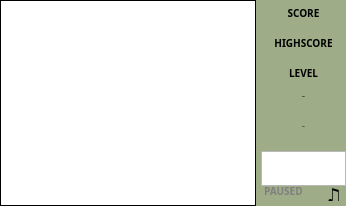
       <widget class="QGroupBox" name="group_box_display">
        <property name="sizePolicy">
         <sizepolicy hsizetype="MinimumExpanding" vsizetype="MinimumExpanding">
          <horstretch>0</horstretch>
          <verstretch>0</verstretch>
         </sizepolicy>
        </property>
        <property name="minimumSize">
         <size>
          <width>206</width>
          <height>206</height>
         </size>
        </property>
        <property name="maximumSize">
         <size>
          <width>720</width>
          <height>1440</height>
         </size>
        </property>
        <property name="sizeIncrement">
         <size>
          <width>1</width>
          <height>2</height>
         </size>
        </property>
        <property name="baseSize">
         <size>
          <width>206</width>
          <height>206</height>
         </size>
        </property>
        <property name="styleSheet">
         <string notr="true">QGroupBox{
  border: none;
  background-color: rgba(158, 172, 136, 1);
}</string>
        </property>
        <property name="title">
         <string/>
        </property>
        <layout class="QHBoxLayout" name="horizontalLayout">
         <property name="spacing">
          <number>5</number>
         </property>
         <property name="leftMargin">
          <number>0</number>
         </property>
         <property name="topMargin">
          <number>0</number>
         </property>
         <property name="rightMargin">
          <number>0</number>
         </property>
         <property name="bottomMargin">
          <number>0</number>
         </property>
         <item>
          <widget class="QGroupBox" name="gf_view">
           <property name="sizePolicy">
            <sizepolicy hsizetype="MinimumExpanding" vsizetype="MinimumExpanding">
             <horstretch>0</horstretch>
             <verstretch>0</verstretch>
            </sizepolicy>
           </property>
           <property name="minimumSize">
            <size>
             <width>100</width>
             <height>200</height>
            </size>
           </property>
           <property name="maximumSize">
            <size>
             <width>720</width>
             <height>1440</height>
            </size>
           </property>
           <property name="baseSize">
            <size>
             <width>100</width>
             <height>200</height>
            </size>
           </property>
           <property name="title">
            <string/>
           </property>
           <layout class="QHBoxLayout" name="horizontalLayout_2">
            <property name="spacing">
             <number>0</number>
            </property>
            <property name="leftMargin">
             <number>0</number>
            </property>
            <property name="topMargin">
             <number>0</number>
            </property>
            <property name="rightMargin">
             <number>0</number>
            </property>
            <property name="bottomMargin">
             <number>0</number>
            </property>
            <item>
             <widget class="s21::ResizedView" name="graphics_view">
              <property name="sizePolicy">
               <sizepolicy hsizetype="MinimumExpanding" vsizetype="MinimumExpanding">
                <horstretch>0</horstretch>
                <verstretch>0</verstretch>
               </sizepolicy>
              </property>
              <property name="minimumSize">
               <size>
                <width>100</width>
                <height>200</height>
               </size>
              </property>
              <property name="maximumSize">
               <size>
                <width>720</width>
                <height>1440</height>
               </size>
              </property>
              <property name="sizeIncrement">
               <size>
                <width>1</width>
                <height>2</height>
               </size>
              </property>
              <property name="baseSize">
               <size>
                <width>100</width>
                <height>200</height>
               </size>
              </property>
              <property name="focusPolicy">
               <enum>Qt::NoFocus</enum>
              </property>
              <property name="styleSheet">
               <string notr="true">/*
ResizedView{
    background:none;
    background-color: rgba(158, 172, 136, 1);
    border-style: box;
    border: 10px solid red;
}
*/</string>
              </property>
              <property name="frameShape">
               <enum>QFrame::Box</enum>
              </property>
              <property name="frameShadow">
               <enum>QFrame::Plain</enum>
              </property>
              <property name="verticalScrollBarPolicy">
               <enum>Qt::ScrollBarAlwaysOff</enum>
              </property>
              <property name="horizontalScrollBarPolicy">
               <enum>Qt::ScrollBarAlwaysOff</enum>
              </property>
              <property name="renderHints">
               <set>QPainter::TextAntialiasing</set>
              </property>
              <property name="resizeAnchor">
               <enum>QGraphicsView::AnchorViewCenter</enum>
              </property>
             </widget>
            </item>
           </layout>
          </widget>
         </item>
         <item>
          <widget class="QGroupBox" name="group_box_side_info">
           <property name="sizePolicy">
            <sizepolicy hsizetype="Fixed" vsizetype="Fixed">
             <horstretch>0</horstretch>
             <verstretch>0</verstretch>
            </sizepolicy>
           </property>
           <property name="minimumSize">
            <size>
             <width>85</width>
             <height>200</height>
            </size>
           </property>
           <property name="maximumSize">
            <size>
             <width>85</width>
             <height>200</height>
            </size>
           </property>
           <property name="baseSize">
            <size>
             <width>85</width>
             <height>200</height>
            </size>
           </property>
           <property name="styleSheet">
            <string notr="true">QGroupBox#info_group{
  border: none;
  background-color: rgba(158, 172, 136, 1);
}</string>
           </property>
           <property name="title">
            <string/>
           </property>
           <layout class="QVBoxLayout" name="verticalLayout_4">
            <property name="leftMargin">
             <number>0</number>
            </property>
            <property name="topMargin">
             <number>3</number>
            </property>
            <property name="rightMargin">
             <number>0</number>
            </property>
            <property name="bottomMargin">
             <number>3</number>
            </property>
            <item>
             <widget class="QLabel" name="score_label">
              <property name="sizePolicy">
               <sizepolicy hsizetype="Fixed" vsizetype="Fixed">
                <horstretch>0</horstretch>
                <verstretch>0</verstretch>
               </sizepolicy>
              </property>
              <property name="minimumSize">
               <size>
                <width>85</width>
                <height>35</height>
               </size>
              </property>
              <property name="maximumSize">
               <size>
                <width>85</width>
                <height>35</height>
               </size>
              </property>
              <property name="baseSize">
               <size>
                <width>85</width>
                <height>35</height>
               </size>
              </property>
              <property name="font">
               <font>
                <family>LAB Grotesk</family>
                <pointsize>-1</pointsize>
                <bold>true</bold>
               </font>
              </property>
              <property name="styleSheet">
               <string notr="true">QLabel#score_label{
  background:none;
  color: rgb(0, 0, 0);
  font-size: 10px;
}</string>
              </property>
              <property name="text">
               <string>SCORE</string>
              </property>
              <property name="alignment">
               <set>Qt::AlignHCenter|Qt::AlignTop</set>
              </property>
              <property name="margin">
               <number>5</number>
              </property>
             </widget>
            </item>
            <item>
             <widget class="QLabel" name="highscore_label">
              <property name="sizePolicy">
               <sizepolicy hsizetype="Fixed" vsizetype="Fixed">
                <horstretch>0</horstretch>
                <verstretch>0</verstretch>
               </sizepolicy>
              </property>
              <property name="minimumSize">
               <size>
                <width>85</width>
                <height>35</height>
               </size>
              </property>
              <property name="maximumSize">
               <size>
                <width>85</width>
                <height>35</height>
               </size>
              </property>
              <property name="baseSize">
               <size>
                <width>85</width>
                <height>35</height>
               </size>
              </property>
              <property name="font">
               <font>
                <family>LAB Grotesk</family>
                <pointsize>-1</pointsize>
                <bold>true</bold>
               </font>
              </property>
              <property name="styleSheet">
               <string notr="true">QLabel#highscore_label{
  background:none;
  color: rgb(0, 0, 0);
  font-size: 10px;
}</string>
              </property>
              <property name="text">
               <string>HIGHSCORE</string>
              </property>
              <property name="alignment">
               <set>Qt::AlignHCenter|Qt::AlignTop</set>
              </property>
              <property name="margin">
               <number>5</number>
              </property>
             </widget>
            </item>
            <item>
             <widget class="QLabel" name="level_label">
              <property name="sizePolicy">
               <sizepolicy hsizetype="Fixed" vsizetype="Fixed">
                <horstretch>0</horstretch>
                <verstretch>0</verstretch>
               </sizepolicy>
              </property>
              <property name="minimumSize">
               <size>
                <width>85</width>
                <height>35</height>
               </size>
              </property>
              <property name="maximumSize">
               <size>
                <width>85</width>
                <height>35</height>
               </size>
              </property>
              <property name="baseSize">
               <size>
                <width>85</width>
                <height>35</height>
               </size>
              </property>
              <property name="font">
               <font>
                <family>LAB Grotesk</family>
                <pointsize>-1</pointsize>
                <bold>true</bold>
               </font>
              </property>
              <property name="styleSheet">
               <string notr="true">QLabel#level_label{
  background:none;
  color: rgb(0, 0, 0);
  font-size: 10px;
}</string>
              </property>
              <property name="text">
               <string>LEVEL</string>
              </property>
              <property name="alignment">
               <set>Qt::AlignHCenter|Qt::AlignTop</set>
              </property>
              <property name="margin">
               <number>5</number>
              </property>
             </widget>
            </item>
            <item>
             <widget class="QLabel" name="speed_label">
              <property name="sizePolicy">
               <sizepolicy hsizetype="Fixed" vsizetype="Fixed">
                <horstretch>0</horstretch>
                <verstretch>0</verstretch>
               </sizepolicy>
              </property>
              <property name="minimumSize">
               <size>
                <width>85</width>
                <height>35</height>
               </size>
              </property>
              <property name="maximumSize">
               <size>
                <width>85</width>
                <height>35</height>
               </size>
              </property>
              <property name="baseSize">
               <size>
                <width>85</width>
                <height>35</height>
               </size>
              </property>
              <property name="font">
               <font>
                <family>LAB Grotesk</family>
                <pointsize>-1</pointsize>
                <bold>true</bold>
               </font>
              </property>
              <property name="styleSheet">
               <string notr="true">QLabel#score_label{
  background:none;
  color: rgb(0, 0, 0);
  font-size: 10px;
}</string>
              </property>
              <property name="text">
               <string>SPEED</string>
              </property>
              <property name="alignment">
               <set>Qt::AlignHCenter|Qt::AlignTop</set>
              </property>
              <property name="margin">
               <number>5</number>
              </property>
             </widget>
            </item>
            <item>
             <widget class="QLabel" name="next_label">
              <property name="sizePolicy">
               <sizepolicy hsizetype="Fixed" vsizetype="Fixed">
                <horstretch>0</horstretch>
                <verstretch>0</verstretch>
               </sizepolicy>
              </property>
              <property name="minimumSize">
               <size>
                <width>85</width>
                <height>20</height>
               </size>
              </property>
              <property name="maximumSize">
               <size>
                <width>85</width>
                <height>20</height>
               </size>
              </property>
              <property name="baseSize">
               <size>
                <width>85</width>
                <height>20</height>
               </size>
              </property>
              <property name="font">
               <font>
                <family>LAB Grotesk</family>
                <pointsize>-1</pointsize>
                <bold>true</bold>
               </font>
              </property>
              <property name="styleSheet">
               <string notr="true">QLabel#level_label{
  background:none;
  color: rgb(0, 0, 0);
  font-size: 10px;
}</string>
              </property>
              <property name="text">
               <string>NEXT</string>
              </property>
              <property name="alignment">
               <set>Qt::AlignHCenter|Qt::AlignTop</set>
              </property>
              <property name="margin">
               <number>4</number>
              </property>
             </widget>
            </item>
            <item>
             <widget class="QGraphicsView" name="extra_view">
              <property name="sizePolicy">
               <sizepolicy hsizetype="Fixed" vsizetype="Fixed">
                <horstretch>0</horstretch>
                <verstretch>0</verstretch>
               </sizepolicy>
              </property>
              <property name="minimumSize">
               <size>
                <width>85</width>
                <height>35</height>
               </size>
              </property>
              <property name="maximumSize">
               <size>
                <width>150</width>
                <height>200</height>
               </size>
              </property>
              <property name="focusPolicy">
               <enum>Qt::NoFocus</enum>
              </property>
             </widget>
            </item>
            <item>
             <layout class="QHBoxLayout" name="paused_note_label">
              <property name="leftMargin">
               <number>3</number>
              </property>
              <property name="topMargin">
               <number>0</number>
              </property>
              <property name="bottomMargin">
               <number>0</number>
              </property>
              <item>
               <widget class="QLabel" name="pause_label">
                <property name="enabled">
                 <bool>true</bool>
                </property>
                <property name="sizePolicy">
                 <sizepolicy hsizetype="Fixed" vsizetype="Fixed">
                  <horstretch>0</horstretch>
                  <verstretch>0</verstretch>
                 </sizepolicy>
                </property>
                <property name="minimumSize">
                 <size>
                  <width>55</width>
                  <height>20</height>
                 </size>
                </property>
                <property name="maximumSize">
                 <size>
                  <width>55</width>
                  <height>20</height>
                 </size>
                </property>
                <property name="baseSize">
                 <size>
                  <width>55</width>
                  <height>20</height>
                 </size>
                </property>
                <property name="font">
                 <font>
                  <family>LAB Grotesk</family>
                  <pointsize>-1</pointsize>
                  <bold>true</bold>
                 </font>
                </property>
                <property name="styleSheet">
                 <string notr="true">QLabel#pause_label{
  background:none;
  color: grey;
  font-size: 10px;
}</string>
                </property>
                <property name="text">
                 <string>PAUSED</string>
                </property>
                <property name="alignment">
                 <set>Qt::AlignLeading|Qt::AlignLeft|Qt::AlignVCenter</set>
                </property>
                <property name="margin">
                 <number>2</number>
                </property>
               </widget>
              </item>
              <item>
               <widget class="QLabel" name="note_label">
                <property name="enabled">
                 <bool>true</bool>
                </property>
                <property name="sizePolicy">
                 <sizepolicy hsizetype="Fixed" vsizetype="Fixed">
                  <horstretch>0</horstretch>
                  <verstretch>0</verstretch>
                 </sizepolicy>
                </property>
                <property name="minimumSize">
                 <size>
                  <width>14</width>
                  <height>20</height>
                 </size>
                </property>
                <property name="maximumSize">
                 <size>
                  <width>14</width>
                  <height>20</height>
                 </size>
                </property>
                <property name="font">
                 <font>
                  <family>LAB Grotesk</family>
                  <pointsize>-1</pointsize>
                  <bold>true</bold>
                 </font>
                </property>
                <property name="layoutDirection">
                 <enum>Qt::LeftToRight</enum>
                </property>
                <property name="styleSheet">
                 <string notr="true">QLabel#level_label{
  background:none;
  color: grey;
  font-size: 10px;
}</string>
                </property>
                <property name="text">
                 <string>&lt;html&gt;&lt;head/&gt;&lt;body&gt;&lt;p&gt;&lt;span style=&quot; font-size:14pt;&quot;&gt;♫&lt;/span&gt;&lt;/p&gt;&lt;/body&gt;&lt;/html&gt;</string>
                </property>
                <property name="alignment">
                 <set>Qt::AlignRight|Qt::AlignTop|Qt::AlignTrailing</set>
                </property>
               </widget>
              </item>
              <item>
               <spacer name="horizontalSpacer_5">
                <property name="orientation">
                 <enum>Qt::Horizontal</enum>
                </property>
                <property name="sizeHint" stdset="0">
                 <size>
                  <width>40</width>
                  <height>20</height>
                 </size>
                </property>
               </spacer>
              </item>
             </layout>
            </item>
           </layout>
           <zorder>extra_view</zorder>
           <zorder>score_label</zorder>
           <zorder>highscore_label</zorder>
           <zorder>level_label</zorder>
           <zorder>next_label</zorder>
           <zorder>speed_label</zorder>
          </widget>
         </item>
        </layout>
       </widget>
